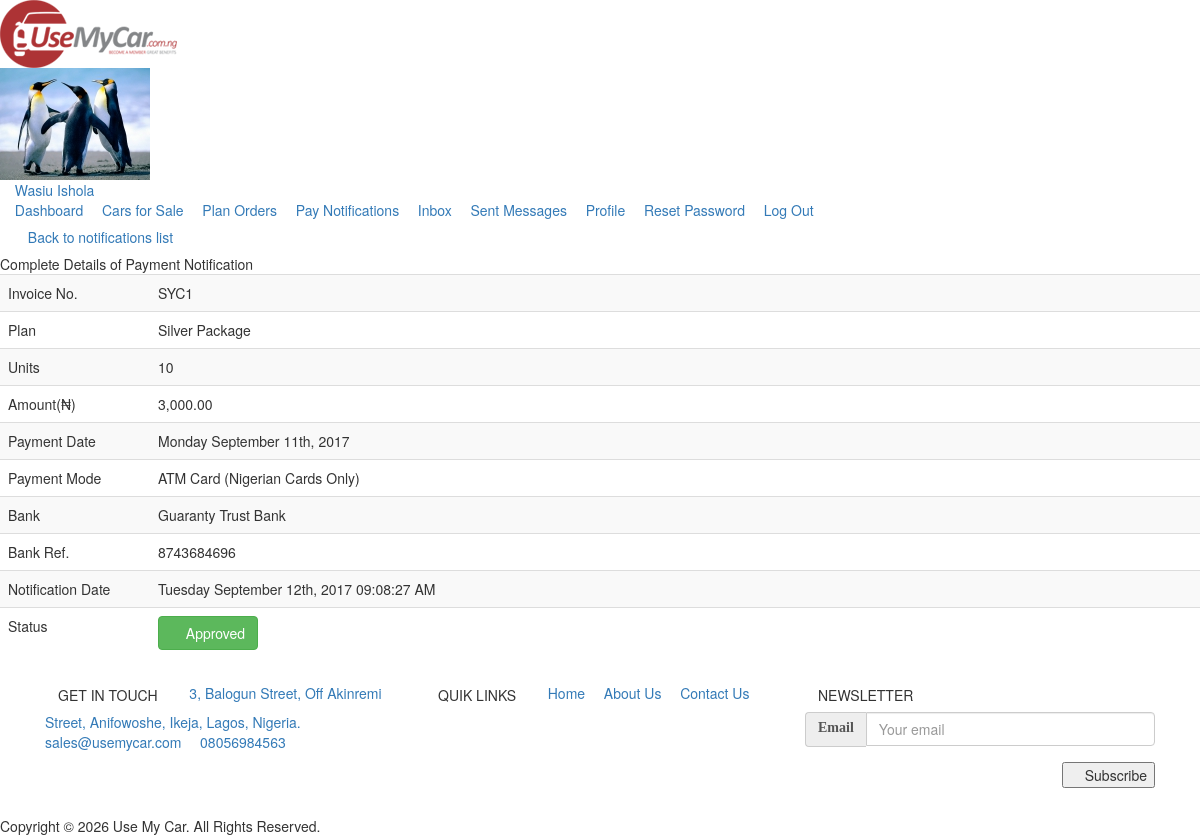
Screenshot of /caradmin/payment-notifications.php?view=2&pn=1 (signed in) with the database file from the repository.
### tables this page shows
CREATE TABLE `p_notes` (
  `id` int(11) UNSIGNED NOT NULL,
  `user_id` int(11) UNSIGNED NOT NULL DEFAULT '0',
  `invoice_no` varchar(100) NOT NULL DEFAULT '',
  `plan` int(5) UNSIGNED NOT NULL DEFAULT '0',
  `payment_date` date NOT NULL DEFAULT '0000-00-00',
  `payment_mode` int(5) UNSIGNED NOT NULL DEFAULT '0',
  `bank` int(10) UNSIGNED NOT NULL DEFAULT '0',
  `bank_ref` varchar(200) NOT NULL DEFAULT '',
  `confirmed` tinyint(1) NOT NULL DEFAULT '0',
  `cancelled` tinyint(1) NOT NULL DEFAULT '0',
  `notification_date` datetime NOT NULL DEFAULT CURRENT_TIMESTAMP ON UPDATE CURRENT_TIMESTAMP
);

CREATE TABLE `plans` (
  `id` int(10) UNSIGNED NOT NULL,
  `tb_plan` varchar(100) NOT NULL DEFAULT '',
  `plan` varchar(100) NOT NULL DEFAULT '',
  `units` int(10) UNSIGNED NOT NULL,
  `amount` int(10) UNSIGNED NOT NULL,
  `duration` int(10) UNSIGNED NOT NULL DEFAULT '0'
);

CREATE TABLE `payment_modes` (
  `id` int(11) UNSIGNED NOT NULL,
  `mode` varchar(100) NOT NULL DEFAULT '',
  `enabled` tinyint(1) NOT NULL DEFAULT '1',
  `order_id` int(5) NOT NULL DEFAULT '0'
);

CREATE TABLE `banks` (
  `id` int(10) UNSIGNED NOT NULL,
  `bank_name` varchar(100) NOT NULL DEFAULT ''
);

### classes/db-class.php (called while the page is built, shortened)
<?php
    class DB {
        protected $db_name = "usemycar";
        protected $db_user = "root";
        protected $db_pass = "";
        protected $db_host = "localhost";
        public $connection = '';
        public function connect() {
            $this->connection = mysqli_connect($this->db_host, $this->db_user, $this->db_pass, $this->db_name);
            mysqli_select_db($this->connection, $this->db_name);
            return true;
        }
      public function query($query="") {
            $result = null;
            if(trim($query) != ''){
                $result = mysqli_query($this->connection, $query);
            }
            return $result;
        }
        public function select($table, $where, $columns ='*', $order='', $limit='') {
            $sql = "SELECT $columns FROM $table $where $order $limit";
            $result = mysqli_query($this->connection, $sql);
            if($result){
                return $result;
            }else{
                return null;
            }
        }
    }
?>

### caradmin/payment-notifications.php (the view, shortened to what this page needs)
<?php include_once("../includes/admin-header.php"); ?>
<?php
$view = nr_input("view");
?>
<?php
if(!empty($view)){
?>
<div><a href="payment-notifications.php?pn=<?php echo $pn; ?>" class="btn gen-btn"><i class="fa fa-arrow-left"></i> Back to notifications list</a></div>
<div class="page-title">Complete Details of Payment Notification</div>
<?php
$result = $db->select("p_notes", "WHERE id = '$view' AND user_id = '$id'", "*", "");
if(count_rows($result) == 1){
$row = fetch_data($result);
$invoice_no = $row["invoice_no"];
$plan = $row["plan"];
$plan_title = in_table("plan","plans","WHERE id = '$plan'","plan");
$plan_units = in_table("units","plans","WHERE id = '$plan'","units");
$plan_amount = in_table("amount","plans","WHERE id = '$plan'","amount");
$payment_date = sub_date($row["payment_date"]);
$payment_mode = $row["payment_mode"];
$payment_mode = in_table("mode","payment_modes","WHERE id = '$payment_mode'","mode");
$bank = $row["bank"];
$bank = in_table("bank_name","banks","WHERE id = '$bank'","bank_name");
$bank_ref = $row["bank_ref"];
$notification_date = full_date($row["notification_date"]);
$cancelled = $row["cancelled"];
$sta = $row["confirmed"];
$status = "";
if($cancelled == 1){
$status = "<button type='button' class='btn btn-warning'><i class='fa fa-times' aria-hidden='true'></i> Cancelled</button>";
}else if($sta == 1){
$status = "<button type='button' class='btn btn-success'><i class='fa fa-check' aria-hidden='true'></i> Approved</button>";
}else{
$status = "<button type='button' class='btn btn-danger'><i class='fa fa-times' aria-hidden='true'></i> Not Approved</button>";
}
?>
<table class="table table-striped table-hover">
<tbody>
<tr><td class="gen-title" style="width:150px;">Invoice No.</td><td><?php echo $invoice_no ?></td></tr>
<tr><td class="gen-title">Plan</td><td><?php echo $plan_title; ?></td></tr>
<tr><td class="gen-title">Units</td><td><?php echo formatQty($plan_units); ?></td></tr>
<tr><td class="gen-title">Amount(&#8358;)</td><td><?php echo formatNumber($plan_amount); ?></td></tr>
<tr><td class="gen-title">Payment Date</td><td><?php echo $payment_date; ?></td></tr>
<tr><td class="gen-title">Payment Mode</td><td><?php echo $payment_mode; ?></td></tr>
<tr><td class="gen-title">Bank</td><td><?php echo $bank; ?></td></tr>
<tr><td class="gen-title">Bank Ref.</td><td><?php echo $bank_ref; ?></td></tr>
<tr><td class="gen-title">Notification Date</td><td><?php echo $notification_date; ?></td></tr>
<tr><td class="gen-title">Status</td><td><?php echo $status; ?></td></tr>
</tbody>
</table>
<?php
}else{
echo "<div class='alert alert-danger alert-dismissable fade in'>This notification does not exist.</div>";
}
}
?>
</div>
</div>
</div>
<?php require_once("../includes/portal-footer.php"); ?>

### rows the page displays
p_notes: invoice_no "SYC1", plan.plan "Silver Package", plan.units "10", plan.amount "3,000.00", payment_date "Monday September 11th, 2017", payment_mode.mode "ATM Card (Nigerian Cards Only)", bank.bank_name "Guaranty Trust Bank", bank_ref "8743684696", notification_date "Tuesday September 12th, 2017 09:08:27 AM"

### other values shown
$username "Wasiu Ishola"
$gen_email "sales@usemycar.com"
$gen_phone "08056984563"
$gen_name "Use My Car"
